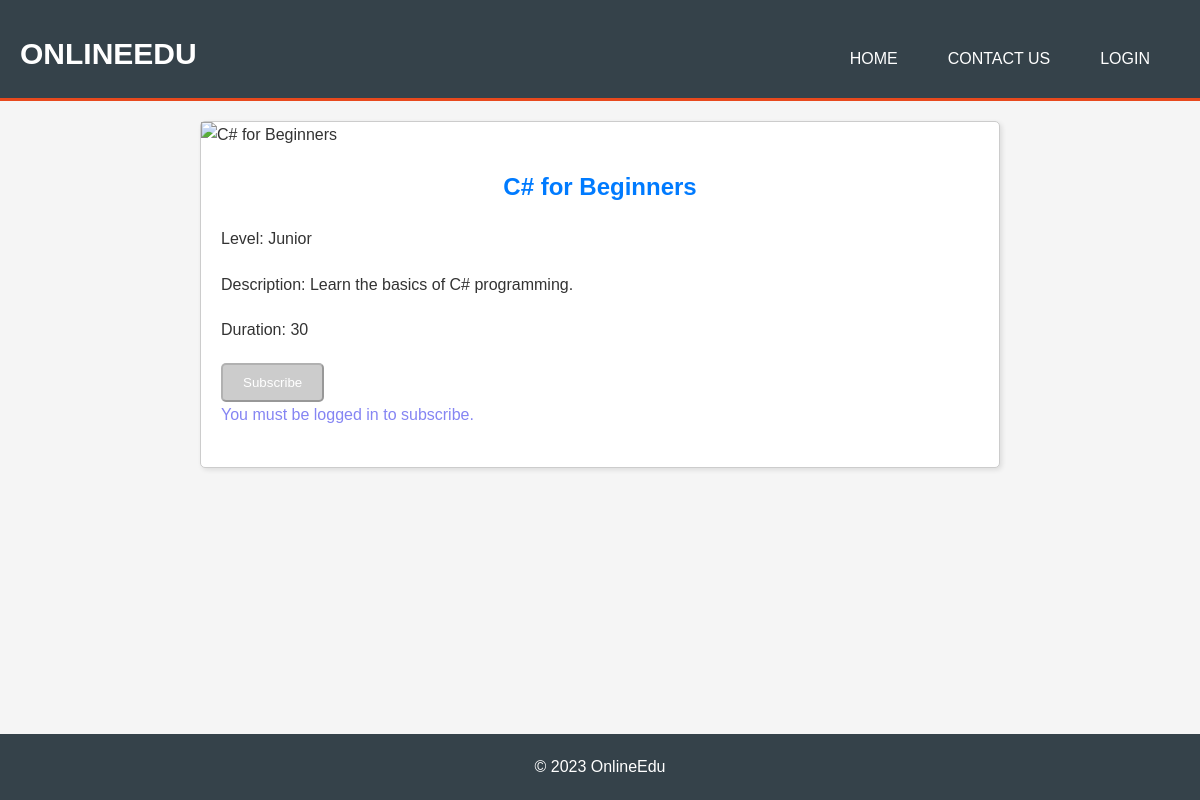
The page /pages/course.php?id=1 on the database its author committed.
### tables this page shows
CREATE TABLE Courses (
    CourseID INT AUTO_INCREMENT PRIMARY KEY,
    Title VARCHAR(100),
    Picture BLOB,
    Level ENUM('Junior', 'Middle', 'Senior'),
    Description TEXT,
    Duration INT
);

### pages/course.php (the view, shortened to what this page needs)
<?php
include '../includes/db_connection.php';
$loggedIn = isset($_SESSION['user_id']);
$courseId = $_GET['id'];
$sql = "SELECT * FROM Courses WHERE CourseID = ?";
$stmt = $conn->prepare($sql);
$stmt->bind_param('i', $courseId);
$stmt->execute();
$result = $stmt->get_result();
$course = $result->fetch_assoc();
?>
<html>
<head>
</head>
<body>
    <?php include 'header.php'; ?>
    <div class="course">
        <img src="../processes/image.php?id=<?php echo $course['CourseID']; ?>" alt="<?php echo $course['Title']; ?>">
        <div class="course-details">
            <h2><?php echo $course['Title']; ?></h2>
            <p>Level: <?php echo $course['Level']; ?></p>
            <p>Description: <?php echo $course['Description']; ?></p>
            <p>Duration: <?php echo $course['Duration']; ?></p>
            <form action="../processes/subscribe.php" method="post">
                <?php if ($loggedIn && !$userCourse) : ?>
                    <input type="submit" value="Subscribe" class="btn">
                <?php else : ?>
                    <input type="submit" value="Subscribe" class="btn disabled" disabled>
                <?php endif; ?>
            </form>
            <?php if (!$loggedIn) echo '<p class="alert">You must be logged in to subscribe.</p>'; ?>
        </div>
    </div>
    <?php include 'footer.php'; ?>
</body>
</html>

### styles/styles.css (style rules this page uses)
* { margin: 0; padding: 0; box-sizing: border-box; }
body { line-height: 1.6; font-family: Arial, sans-serif; background-color: #f4f4f4; color: #333; padding: 30px; }
body { font-family: Arial, sans-serif; margin: 0; padding: 0; background-color: #f5f5f5; display: flex; flex-direction: column; min-height: 100vh; }
.alert { color: rgb(133, 133, 243); }
.course { border: 1px solid #ccc; border-radius: 5px; box-shadow: 2px 2px 5px rgba(0, 0, 0, 0.1); width: 100%; max-width: 800px; margin: 20px auto; padding: 0 0 20px 0; background-color: white; }
.course .course-details { padding: 0 20px; }
.course h2 { margin-bottom: 20px; text-align: center; color: #007BFF; }
.course p { margin-bottom: 20px; }
.course img { display: block; margin: 0 auto 20px auto; max-width: 100%; }
.course .btn { display: inline-block; text-decoration: none; color: white; background-color: #007BFF; padding: 10px 20px; border-radius: 5px; transition: background-color 0.3s ease; }
.course .btn.disabled { background-color: #cccccc; cursor: not-allowed; }

### rows shown on the page
courses: Title "C# for Beginners", Level "Junior", Description "Learn the basics of C# programming.", Duration "30"
